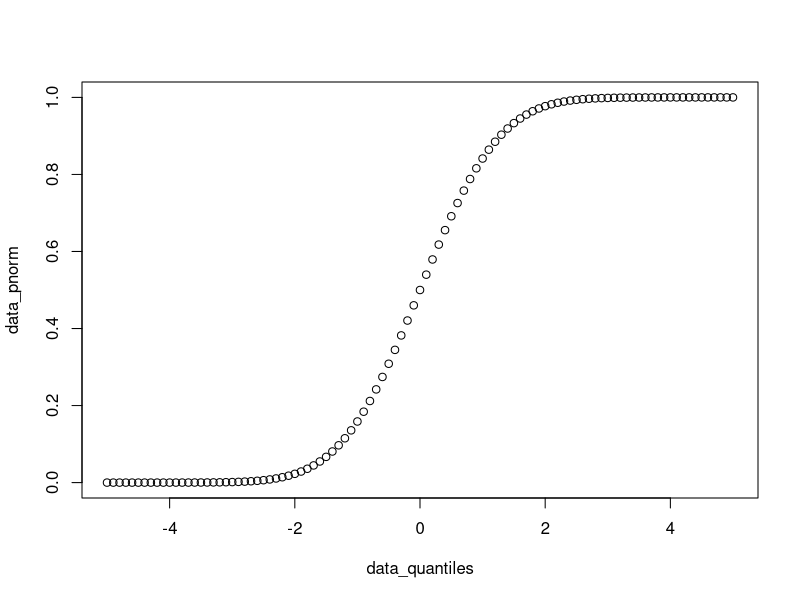
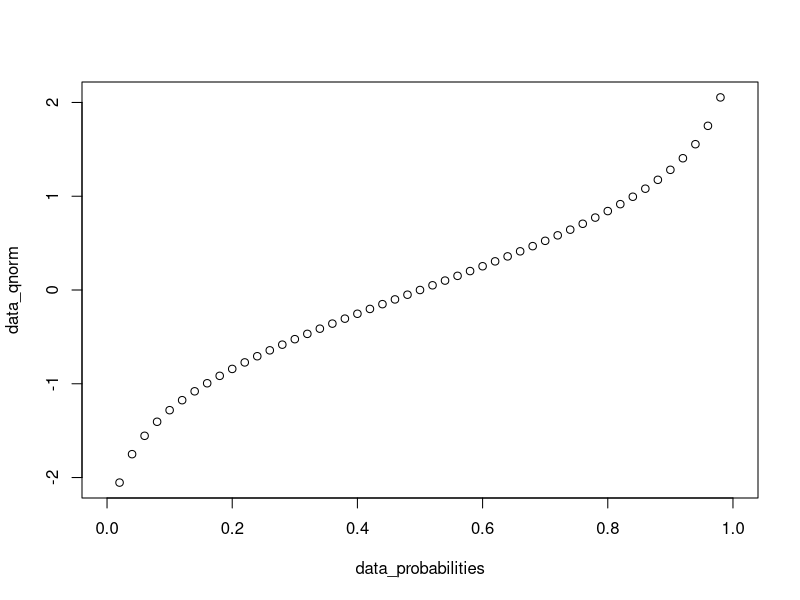
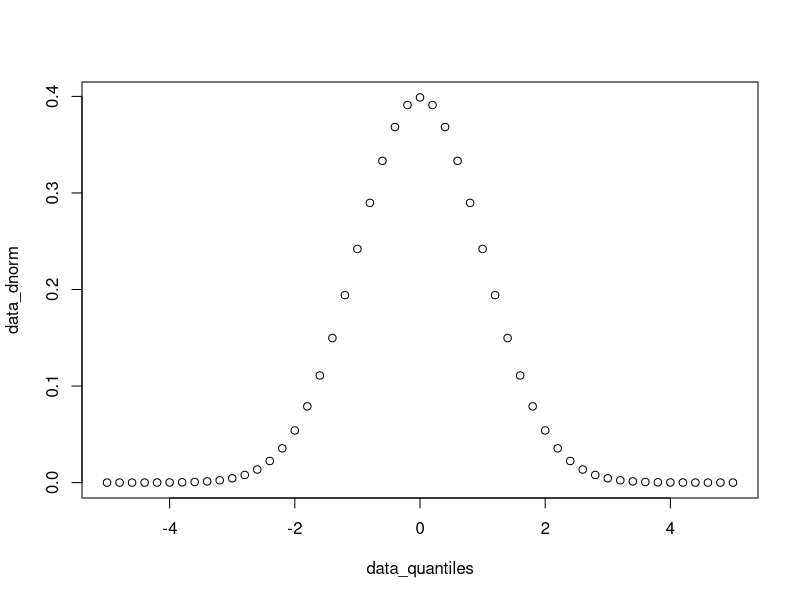
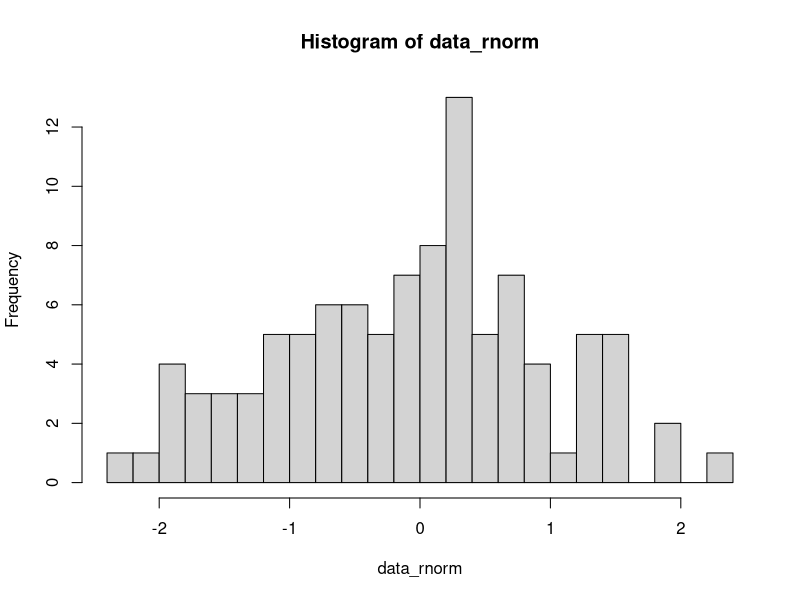
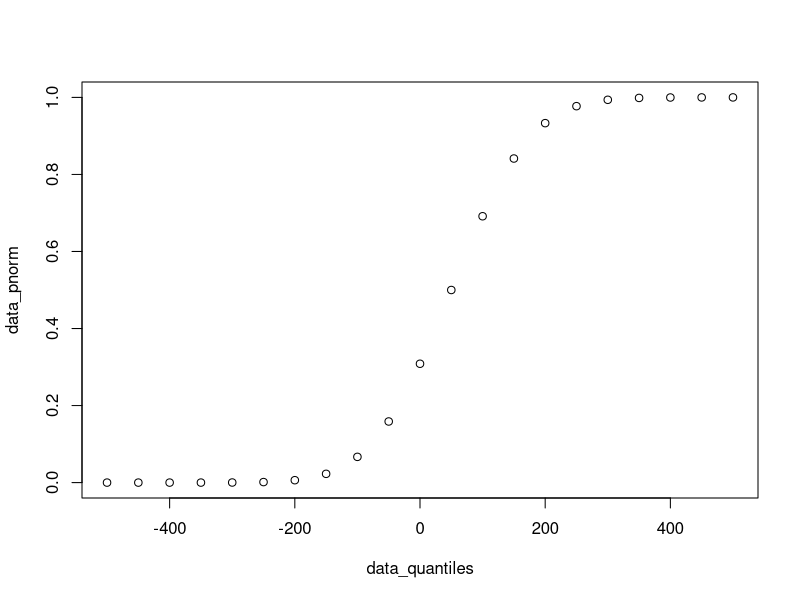
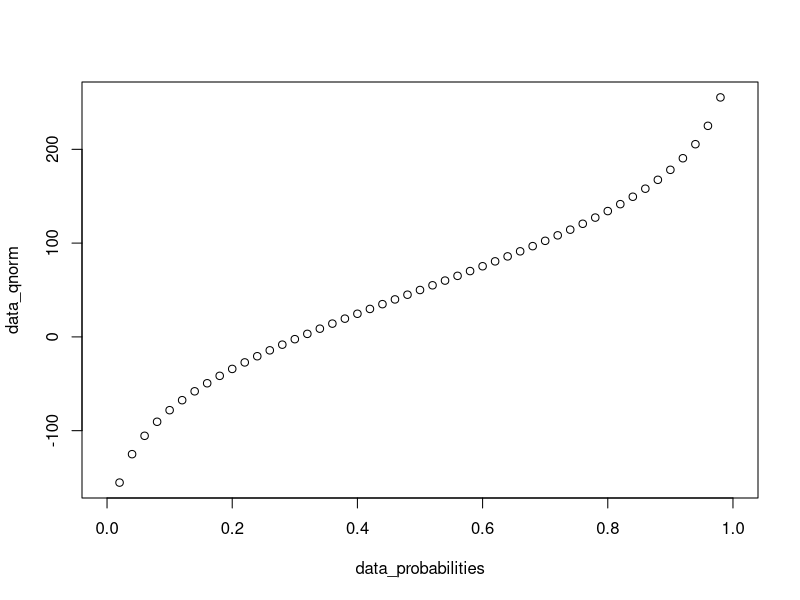
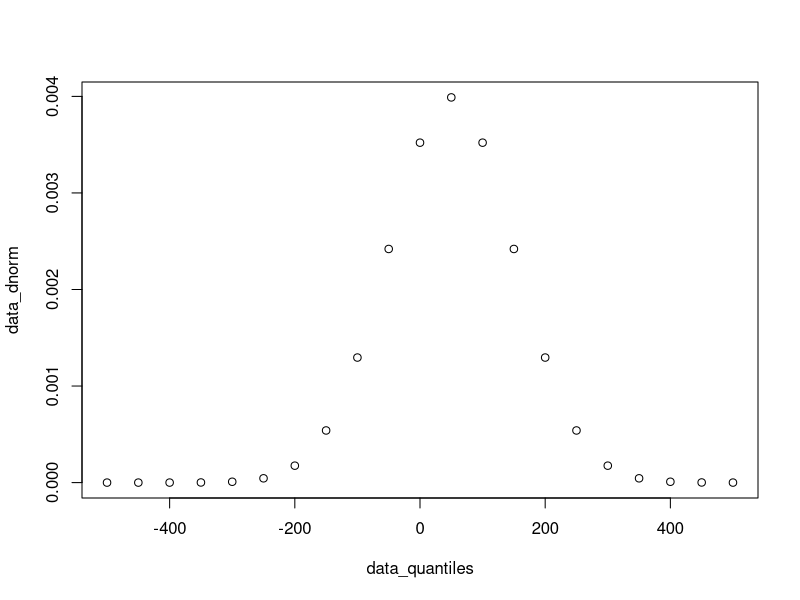
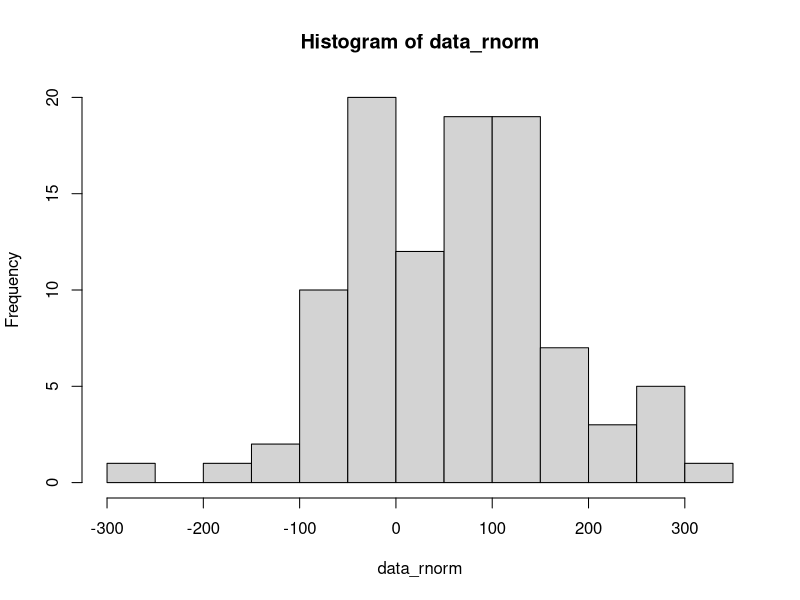

Write the R code that produced these figures, in order.
## ---- chunk 1
#| label: setup
#| include: false
knitr::opts_chunk$set(echo = TRUE)
## ---- chunk 2
data_quantiles <- seq(-5, 5, 0.1)
head(data_quantiles)
## ---- chunk 3
data_pnorm <- pnorm(q = data_quantiles) 
head(data_pnorm)
## ---- chunk 4
plot(data_quantiles, data_pnorm)
## ---- chunk 5
data_probabilities <- seq(from = 0, to = 1, by = 0.02)
head(data_probabilities)
## ---- chunk 6
data_qnorm <- qnorm(p = data_probabilities) 
head(data_qnorm)
## ---- chunk 7
plot(data_probabilities, data_qnorm)
## ---- chunk 8
data_quantiles <- seq(-5, 5, 0.2)
head(data_quantiles)
## ---- chunk 9
data_dnorm <- dnorm(x = data_quantiles) 
head(data_dnorm)
## ---- chunk 10
plot(data_quantiles, data_dnorm)
## ---- chunk 11
data_rnorm <- rnorm(n = 100)
head(data_rnorm)
## ---- chunk 12
hist(data_rnorm, breaks = 20)
## ---- chunk 13
data_quantiles <- seq(-500, 500, 50)
head(data_quantiles)
## ---- chunk 14
data_pnorm <- pnorm(q = data_quantiles, mean = 50, sd = 100)
head(data_pnorm)
## ---- chunk 15
plot(data_quantiles, data_pnorm)
## ---- chunk 16
data_probabilities <- seq(from = 0, to = 1, by = 0.02)
head(data_probabilities)
## ---- chunk 17
data_qnorm <- qnorm(p = data_probabilities, mean = 50, sd = 100) 
head(data_qnorm)
## ---- chunk 18
plot(data_probabilities, data_qnorm)
## ---- chunk 19
data_quantiles <- seq(-500, 500, 50)
head(data_quantiles)
## ---- chunk 20
data_dnorm <- dnorm(x = data_quantiles, mean = 50, sd = 100) 
head(data_dnorm)
## ---- chunk 21
plot(data_quantiles, data_dnorm)
## ---- chunk 22
data_rnorm <- rnorm(n = 100, mean = 50, sd = 100)
head(data_rnorm)
## ---- chunk 23
hist(data_rnorm, breaks = 20)
## ---- chunk 24
data_quantiles <- seq(0, 50, 1)
head(data_quantiles)
## ---- chunk 25
data_pbinom <- pbinom(q = data_quantiles, size = 50, prob = 0.1)
head(data_pbinom)
## ---- chunk 26
plot(data_quantiles, data_pbinom)
## ---- chunk 27
data_probabilities <- seq(from = 0, to = 1, by = 0.02)
head(data_probabilities)
## ---- chunk 28
data_qbinom <- qbinom(p = data_probabilities, size = 50, prob = 0.1)
head(data_qbinom)
## ---- chunk 29
plot(data_probabilities, data_qbinom)
## ---- chunk 30
data_quantiles <- seq(0, 50, 1)
head(data_quantiles)
## ---- chunk 31
data_dbinom <- dbinom(x = data_quantiles, size = 50, prob = 0.1)
head(data_dbinom)
## ---- chunk 32
plot(data_quantiles, data_dbinom)
## ---- chunk 33
data_rbinom <- rbinom(n = 100, size = 50, prob = 0.1)
head(data_rbinom)
## ---- chunk 34
hist(data_rbinom, breaks = 20)
## ---- chunk 35
data_rnorm <- rnorm(n = 1000, mean = 50, sd = 100)
quantile(data_rnorm, probs = seq(0, 1, 0.1))
## ---- chunk 36
plot(
  seq(0, 1, 0.1),
  quantile(data_rnorm, probs = seq(0, 1, 0.1))
)
## ---- chunk 37
set.seed(1)
x <- rnorm(n = 1000, mean = 0, sd = 1)
y <- rnorm(n = 2000, mean = 1, sd = 1)
## ---- chunk 38
#| fig-height: 7
par(mfrow = c(2, 1))
hist(x, breaks = 30)
hist(y, breaks = 30)
par(mfrow = c(1, 1 ))
## ---- chunk 39
t.test(x, y)
## ---- chunk 40
t.test(y, x)
## ---- chunk 41
set.seed(1)
n_sample <- 10
x <- runif(n = n_sample, min = 10, max = 20)
y <- x + 2 + rnorm(n = n_sample, mean = 0, sd = 1)
## ---- chunk 42
mean(y - x)
## ---- chunk 43
t.test(x, y, paired = TRUE)
## ---- chunk 44
set.seed(1)
x <- runif(n = 10, min = 1, max = 11)
y <- runif(n = 5, min = 3, max = 13)
## ---- chunk 45
wilcox.test(x, y)
## ---- chunk 46
wilcox.test(x, y, alternative = "less")
## ---- chunk 47
set.seed(1)
n_sample <- 1000
x1 <- rnorm(n = n_sample, mean = 10, sd = 2)
x2 <- x1 + 5 + rnorm(n = n_sample, mean = 0, sd = 1)
x3 <- x2 + 0 + rnorm(n = n_sample, mean = 0, sd = 0.5)
data_aov <- data.frame(
  value = c(x1, x2, x3),
  group = c(
    rep("x1", length(x1)),
    rep("x2", length(x2)),
    rep("x3", length(x3))
  )
)
head(data_aov)
## ---- chunk 48
aov_result <- aov(value ~ group, data_aov)
aov_result
## ---- chunk 49
summary(aov_result)
## ---- chunk 50
data_fisher <- matrix(
  data = c(12, 4, 3, 23),
  nrow = 2, ncol = 2,
  dimnames = list(
    c("DE", "Not DE"),
    c("In pathway", "Not in pathway")
  )
)
data_fisher
## ---- chunk 51
fisher.test(data_fisher)
## ---- chunk 52
data_p_values <- runif(1E3, min = 0, max = 1)
data_p_adjusted <- p.adjust(data_p_values, method = "BH")
head(sort(data_p_adjusted))
## ---- chunk 53
#| fig-height: 7
par(mfrow = c(2, 1))
hist(data_p_values, xlim = c(0, 1), breaks = seq(0, 1, 0.05))
hist(data_p_adjusted, xlim = c(0, 1), breaks = seq(0, 1, 0.05))
par(mfrow = c(1, 1))
## ---- chunk 54
data("iris")
## ---- chunk 55
iris_features <- iris[, c("Sepal.Length", "Sepal.Width", "Petal.Length", "Petal.Width")]
head(iris_features)
## ---- chunk 56
pca_iris <- prcomp(iris_features, center = TRUE, scale. = TRUE)
pca_iris
## ---- chunk 57
str(pca_iris)
## ---- chunk 58
pca_iris$rotation
## ---- chunk 59
plot(pca_iris$x[, "PC1"], pca_iris$x[, "PC2"])
## ---- chunk 60
plot(pca_iris$x[, "PC1"], pca_iris$x[, "PC2"], col = iris$Species)
## ---- chunk 61
explained_variance_ratio <- pca_iris$sdev ^ 2 / sum(pca_iris$sdev ^ 2)
explained_variance_ratio
## ---- chunk 62
barplot(explained_variance_ratio)
## ---- chunk 63
dist_iris <- dist(iris_features, method = "euclidean")
hclust_iris_ward <- hclust(dist_iris, method = "ward.D2")
hclust_iris_ward
## ---- chunk 64
plot(hclust_iris_ward, labels = FALSE)
## ---- chunk 65
iris_hclust_ward_labels <- cutree(hclust_iris_ward, k = 3)
iris_hclust_ward_labels
## ---- chunk 66
# complete
hclust_iris_complete <- hclust(dist_iris, method = "complete")
iris_hclust_complete_labels <- cutree(hclust_iris_complete, k = 3)
iris_hclust_complete_labels
## ---- chunk 67
# average
hclust_iris_average <- hclust(dist_iris, method = "average")
iris_hclust_average_labels <- cutree(hclust_iris_average, k = 3)
iris_hclust_average_labels
## ---- chunk 68
# single
hclust_iris_single <- hclust(dist_iris, method = "single")
iris_hclust_single_labels <- cutree(hclust_iris_single, k = 3)
iris_hclust_single_labels
## ---- chunk 69
#| fig-width: 7
#| fig-height: 7
par(mfrow = c(2, 2))
plot(iris$Sepal.Length, iris$Sepal.Width, col = iris_hclust_ward_labels)
plot(iris$Sepal.Length, iris$Sepal.Width, col = iris_hclust_complete_labels)
plot(iris$Sepal.Length, iris$Sepal.Width, col = iris_hclust_average_labels)
plot(iris$Sepal.Length, iris$Sepal.Width, col = iris_hclust_single_labels)
par(mfrow = c(1, 1))
